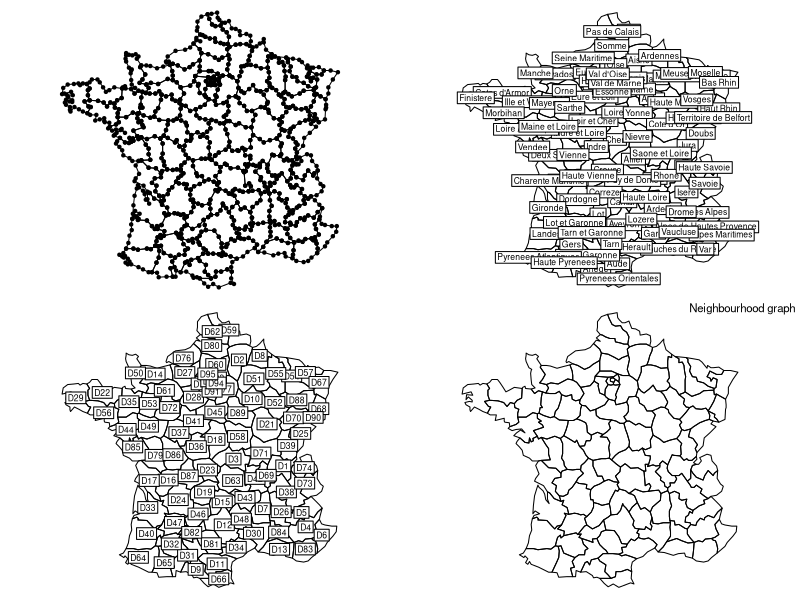
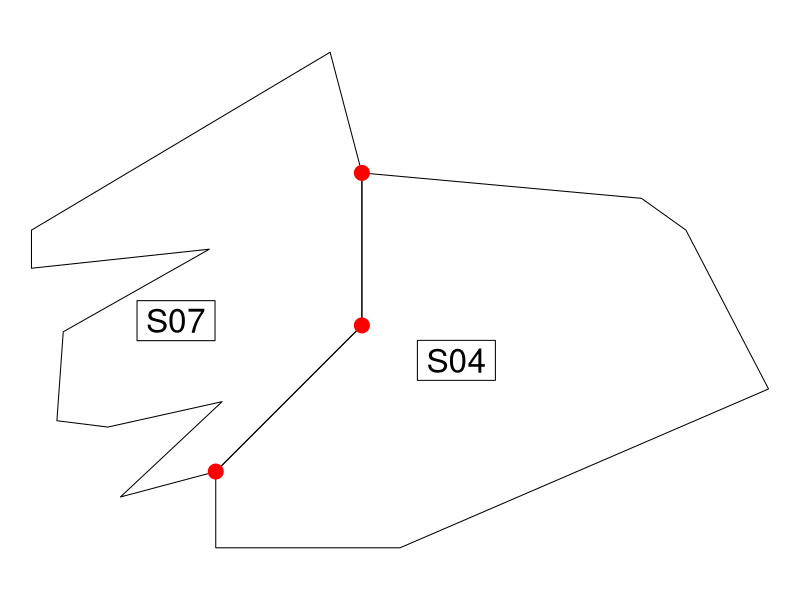

Write the R code that produced these figures, in order.
library(ade4)


### Name: area.plot
### Title: Graphical Display of Areas
### Aliases: area.plot poly2area area2poly area2link area.util.contour
###   area.util.xy area.util.class
### Keywords: hplot

### ** Examples

data(elec88)
par(mfrow = c(2, 2))
area.plot(elec88$area, cpoint = 1)
area.plot(elec88$area, lab = elec88$lab$dep, clab = 0.75)
area.plot(elec88$area, clab = 0.75)
# elec88$neig <- neig(area = elec88$area)
area.plot(elec88$area, graph = elec88$neig, sub = "Neighbourhood graph", possub = "topright")
par(mfrow = c(1, 1))

## Not run: 
##D     par(mfrow = c(3, 3))
##D     for(i in 1:9) {
##D       x <- elec88$tab[,i]
##D       area.plot(elec88$area, val = x, sub = names(elec88$tab)[i], csub = 3, cleg = 1.5)
##D     }
##D     par(mfrow = c(1, 1))
##D     
##D     if(adegraphicsLoaded()) {
##D       if(requireNamespace("sp", quietly = TRUE)) {
##D         s.value(elec88$xy, elec88$tab, Sp = elec88$Spatial,
##D           method = "color", psub.text = names(elec88$tab), psub.cex = 3, 
##D           pSp.col = "white", pgrid.draw = FALSE, porigin.include = FALSE)
##D       }
##D     } else {
##D       par(mfrow = c(3, 3))
##D       for(i in 1:9) {
##D         x <- elec88$tab[, i]
##D         s.value(elec88$xy, elec88$tab[, i], contour = elec88$contour,
##D          meth = "greylevel", sub = names(elec88$tab)[i], csub = 3, 
##D          cleg = 1.5, incl = FALSE)
##D         }
##D       par(mfrow = c(1, 1))
##D     }
##D     
##D     if(!adegraphicsLoaded()) {
##D       data(irishdata)
##D       par(mfrow = c(2, 2))
##D       w <- ade4:::area.util.contour(irishdata$area)
##D       xy <- ade4:::area.util.xy(irishdata$area)
##D       area.plot(irishdata$area, cpoint = 1)
##D       apply(w, 1, function(x) segments(x[1], x[2], x[3], x[4], lwd = 3))
##D       area.plot(irishdata$area, clabel = 1)
##D       s.label(xy, area = irishdata$area, incl = FALSE, clab = 0, 
##D         cpoi = 3, addax = FALSE, contour = w)
##D       s.label(xy, area = irishdata$area, incl = FALSE, 
##D         addax = FALSE, contour = w)
##D       par(mfrow = c(1, 1))
##D 
##D     }
## End(Not run)

data(irishdata)
w <- irishdata$area[c(42:53, 18:25), ]
w
w$poly <- as.factor(as.character(w$poly))
area.plot(w, clab = 2)
 
points(68, 59, pch = 20, col = "red", cex = 3)
points(68, 35, pch = 20, col = "red", cex = 3)
points(45, 12, pch = 20, col = "red", cex = 3)
sqrt((59 - 35) ^ 2) + sqrt((68 - 45) ^ 2 + (35 - 12) ^ 2)
area2link(w)
